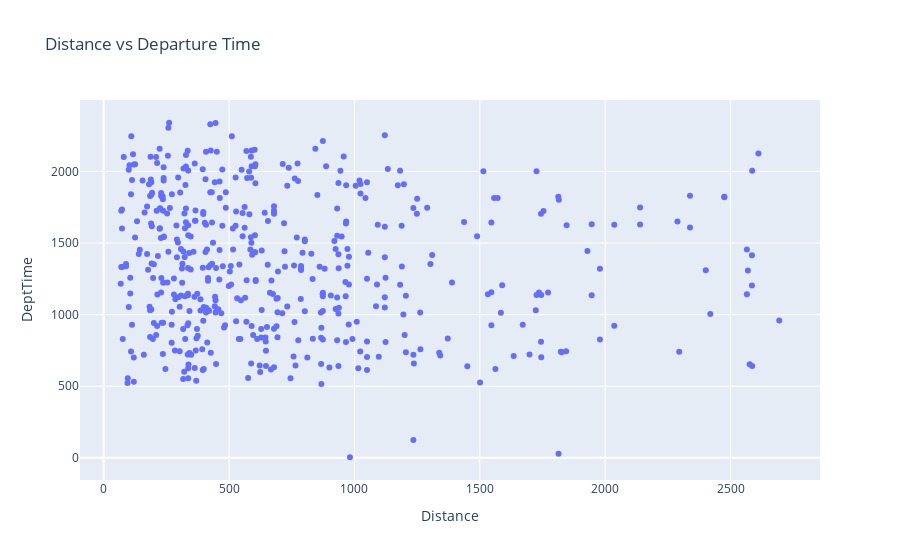

Notebook code cell kept with this figure:
### Markdown cell above
Can we rewrite the above code using px.scatter? if yes how?

### Code cell
fig=px.scatter(x=data['Distance'], y=data['DepTime'], title='Distance vs Departure Time', labels=dict(x='Distance', y='DeptTime'))
fig.show()

### Figure 1 — Plotly figure (JSON) as saved in the notebook; plotly's stock layout.template omitted (floating-point values rounded to 4 significant figures; data arrays with more than 128 entries replaced by an {"elided": "..."} marker saying what was removed)
{"data": [{"hovertemplate": "Distance=%{x}<br>DeptTime=%{y}<extra></extra>", "legendgroup": "", "marker": {"color": "#636efa", "symbol": "circle"}, "mode": "markers", "name": "", "orientation": "v", "showlegend": false, "type": "scatter", "x": {"elided": "500 float values"}, "xaxis": "x", "y": {"elided": "500 float values"}, "yaxis": "y"}], "layout": {"legend": {"tracegroupgap": 0}, "title": {"text": "Distance vs Departure Time"}, "xaxis": {"anchor": "y", "domain": [0, 1], "title": {"text": "Distance"}}, "yaxis": {"anchor": "x", "domain": [0, 1], "title": {"text": "DeptTime"}}}}
